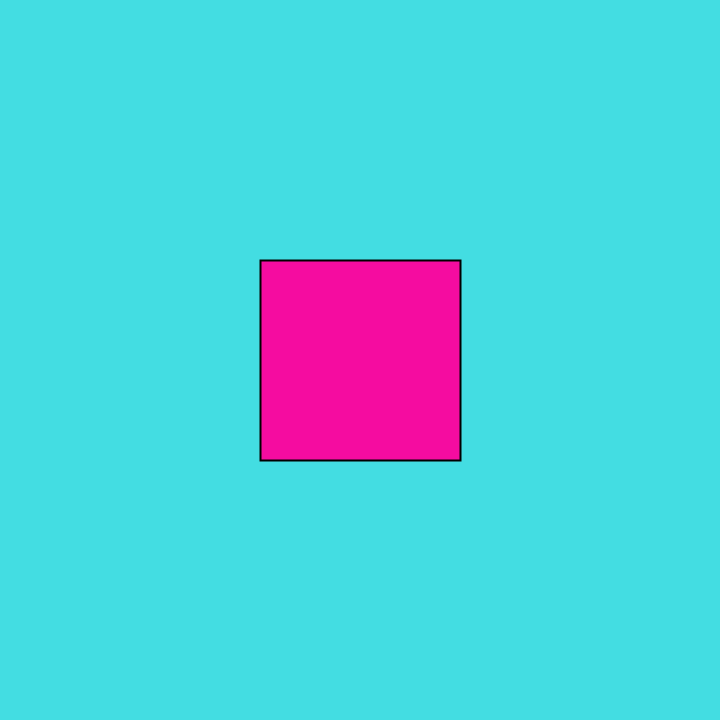
Frame 1 (no input)
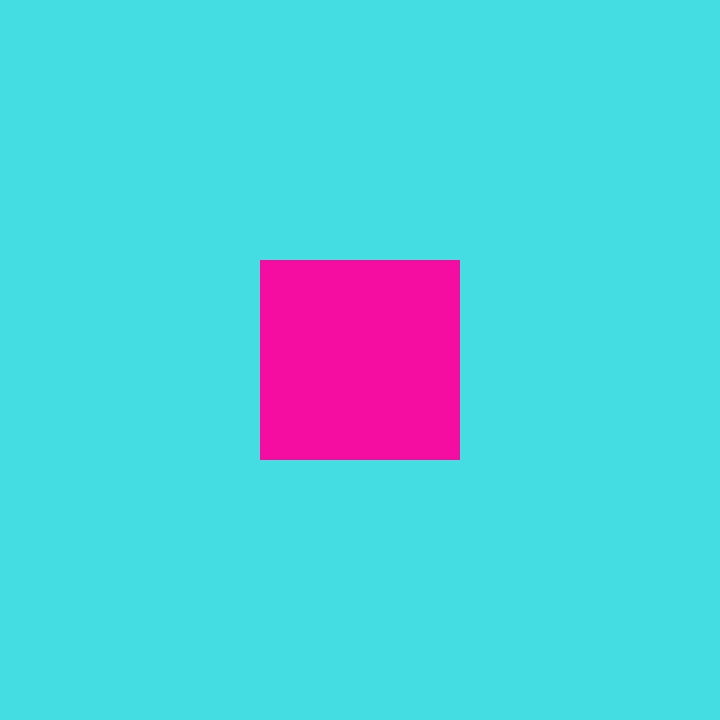
Frame 60 (the mouse pressed at the canvas centre just before this capture)
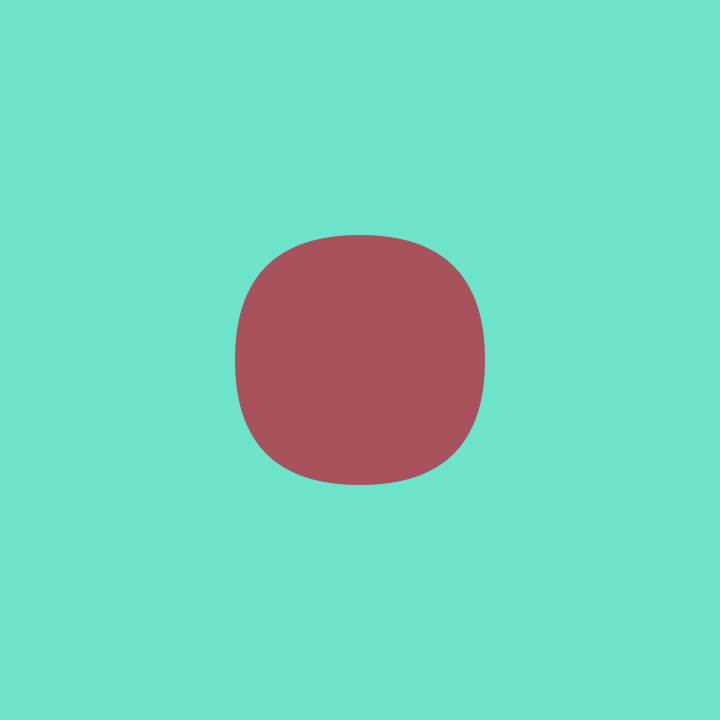
Frame 120 (the mouse held since frame 60 and released just before this capture)

The Processing sketch that drew these frames (run headless with seeded random() and noise(); from frame 60 on, the mouse is pressed at the canvas centre):

// Processing sketch: change
// ── change.pde
void setup(){
  size(720,720);
  //noFill();
  strokeWeight(2);
  smooth();
  rectMode(CENTER);
}
void draw(){
  background(255);
  morph_shape(float(mouseX)/width);
  noStroke();
}
 
void morph_shape(float amt){
  background(lerpColor(#43DDE2, #ECF87F, amt*amt));
  fill(lerpColor(#F50CA0,#59981A,amt));
  rect(width/2,height/2, 200+100*amt, 200+100*amt,300*amt);
}
